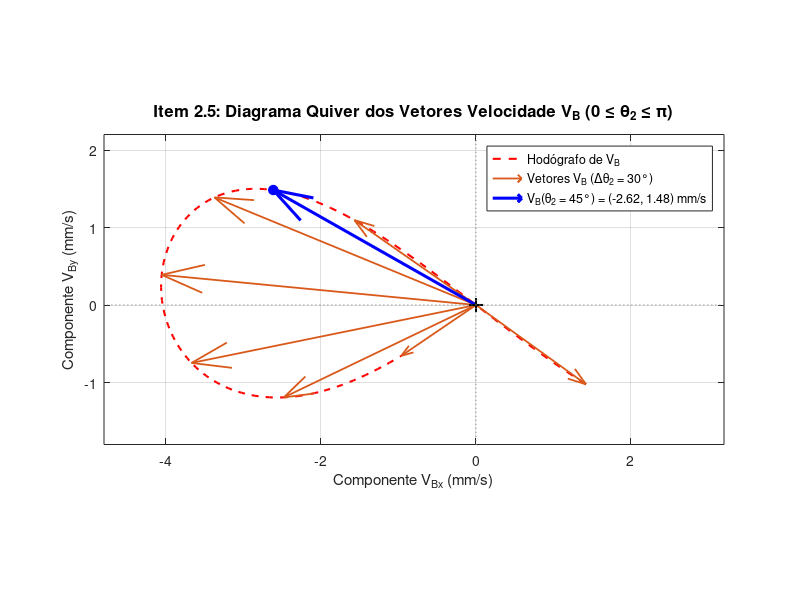

MATLAB code to generate this figure:
% =========================================================================
% Item 2.5 - Diagrama Quiver dos Vetores Velocidade VB
% Disciplina: Dinâmica das Máquinas - Atividade Prática 4
% =========================================================================

clear; clc; close all;

% 1. Parâmetros geométricos e cinemáticos conhecidos
a = 40.0;          % Elo 2: Manivela (mm)
b = 208.81;        % Elo 3: Acoplador (mm)
c = 70.0;          % Elo 4: Balancim (mm)
d = 200.0;         % Elo 1: Base fixa (mm)
omega2 = 0.1;      % Velocidade angular da manivela (rad/s)

% -------------------------------------------------------------------------
% 2. Intervalo de análise: 0 <= theta2 <= pi (0° a 180°)
% -------------------------------------------------------------------------
theta2_deg = 0:1:180;
theta2_rad = deg2rad(theta2_deg);
N = length(theta2_deg);

theta3_rad = zeros(1, N);
theta4_rad = zeros(1, N);
omega4_rad = zeros(1, N);

x_atual = [deg2rad(10); deg2rad(60)];
options = optimset('Display', 'off');

for k = 1:N
    t2 = theta2_rad(k);
    
    sistema = @(x) [
        a * cos(t2) + b * cos(x(1)) - c * cos(x(2)) - d;
        a * sin(t2) + b * sin(x(1)) - c * sin(x(2))
    ];
    
    [x_sol, ~, info] = fsolve(sistema, x_atual, options);
    
    if info > 0
        t3 = x_sol(1);
        t4 = x_sol(2);
        theta3_rad(k) = t3;
        theta4_rad(k) = t4;
        x_atual = x_sol;
        
        % Velocidade angular do balancim (omega4)
        J = [-b * sin(t3),  c * sin(t4);
              b * cos(t3), -c * cos(t4)];
        A = [ a * omega2 * sin(t2);
             -a * omega2 * cos(t2)];
        w = J \ A;
        omega4_rad(k) = w(2);
    else
        warning("Convergência falhou para theta2 = %d°", theta2_deg(k));
    end
end

% -------------------------------------------------------------------------
% 3. Componentes do vetor velocidade VB
% -------------------------------------------------------------------------
% Ponto B (elo 4 em rotação pura em torno de O4):
% VB = omega4 x rO4B => VB_x = -c*omega4*sin(theta4), VB_y = c*omega4*cos(theta4)
VB_x = -c * omega4_rad .* sin(theta4_rad);
VB_y =  c * omega4_rad .* cos(theta4_rad);

% Posição de referência theta2 = 45°
idx_45 = find(theta2_deg == 45, 1);
VB_45 = [VB_x(idx_45); VB_y(idx_45)];

fprintf("=====================================================\n");
fprintf("Vetor Velocidade VB para theta2 = 45°:\n");
fprintf("  VB_x = %7.4f mm/s\n", VB_45(1));
fprintf("  VB_y = %7.4f mm/s\n", VB_45(2));
fprintf("  |VB| = %7.4f mm/s\n", hypot(VB_45(1), VB_45(2)));
fprintf("=====================================================\n\n");

% -------------------------------------------------------------------------
% 4. Amostragem dos vetores para o comando quiver
% -------------------------------------------------------------------------
passo_amostra = 30;
idx_amostras = 1:passo_amostra:N;

if idx_amostras(end) ~= N
    idx_amostras = [idx_amostras, N];
end
if ~ismember(idx_45, idx_amostras)
    idx_amostras = sort([idx_amostras, idx_45]);
end

idx_regulares = idx_amostras(idx_amostras ~= idx_45);

% Origem dos vetores no plano de velocidades: (0, 0)
X0_reg = zeros(size(idx_regulares));
Y0_reg = zeros(size(idx_regulares));
U_reg  = VB_x(idx_regulares);
V_reg  = VB_y(idx_regulares);

% -------------------------------------------------------------------------
% 5. Geração do Gráfico do Item 2.5 (Plano de Velocidades com Quiver)
% -------------------------------------------------------------------------
fig = figure(1, 'Name', 'Item 2.5 - Vetores Velocidade VB (Quiver)', 'NumberTitle', 'off');
clf(fig);

% 1. Curva contínua do hodógrafo (trajetória de VB) em segundo plano
plot(VB_x, VB_y, 'r--', 'LineWidth', 1.5);
hold on;

% 2. Vetores quiver regulares saindo da origem (escala 0 = comprimento real)
h_quiver = quiver(X0_reg, Y0_reg, U_reg, V_reg, 0, ...
                  'Color', [0.85, 0.35, 0.1], 'LineWidth', 1.3, 'MaxHeadSize', 0.08);

% 3. Vetor quiver em destaque para theta2 = 45°
h_quiver_45 = quiver(0, 0, VB_45(1), VB_45(2), 0, ...
                     'Color', 'b', 'LineWidth', 2.2, 'MaxHeadSize', 0.10);
plot(VB_45(1), VB_45(2), 'bo', 'MarkerFaceColor', 'b', 'MarkerSize', 7);

% 4. Marcador da origem (polo de velocidade zero)
plot(0, 0, 'k+', 'MarkerSize', 10, 'LineWidth', 1.5);

% 5. Linhas dos eixos passando pela origem
line([-5.5, 3.5], [0, 0], 'Color', [0.5, 0.5, 0.5], 'LineStyle', ':', 'LineWidth', 0.8);
line([0, 0], [-2.5, 2.5], 'Color', [0.5, 0.5, 0.5], 'LineStyle', ':', 'LineWidth', 0.8);

grid on;
axis equal;
xlim([-4.8, 3.2]);
ylim([-1.8, 2.2]);

title('Item 2.5: Diagrama Quiver dos Vetores Velocidade V_B (0 \leq \theta_2 \leq \pi)', 'FontSize', 12);
xlabel('Componente V_{Bx} (mm/s)', 'FontSize', 11);
ylabel('Componente V_{By} (mm/s)', 'FontSize', 11);

leg_45 = sprintf('V_B(\\theta_2 = 45°) = (%.2f, %.2f) mm/s', VB_45(1), VB_45(2));
legend([plot(NaN,NaN,'r--','LineWidth',1.5), h_quiver, h_quiver_45], ...
       'Hodógrafo de V_B', ...
       'Vetores V_B (\Delta\theta_2 = 30°)', ...
       leg_45, ...
       'Location', 'northeast');

% -------------------------------------------------------------------------
% 6. Salvar imagem na pasta assets
% -------------------------------------------------------------------------
script_dir = fileparts(mfilename('fullpath'));
if isempty(script_dir)
    script_dir = '.';
end
assets_dir = fullfile(script_dir, 'assets');
if ~exist(assets_dir, 'dir')
    mkdir(assets_dir);
end

caminho_imagem = fullfile(assets_dir, 'grafico_2_5_quiver_VB.png');
print(fig, caminho_imagem, '-dpng', '-r300');
fprintf("Gráfico 2.5 salvo com sucesso em: %s\n", caminho_imagem);

% -------------------------------------------------------------------------
% 7. Manter a janela aberta
% -------------------------------------------------------------------------
fprintf('\n=========================================================================\n');
fprintf('Gráfico 2.5 gerado com sucesso!\n');
fprintf('Pressione <ENTER> no terminal para encerrar o programa e fechar a janela...\n');
fprintf('=========================================================================\n');
pause;
